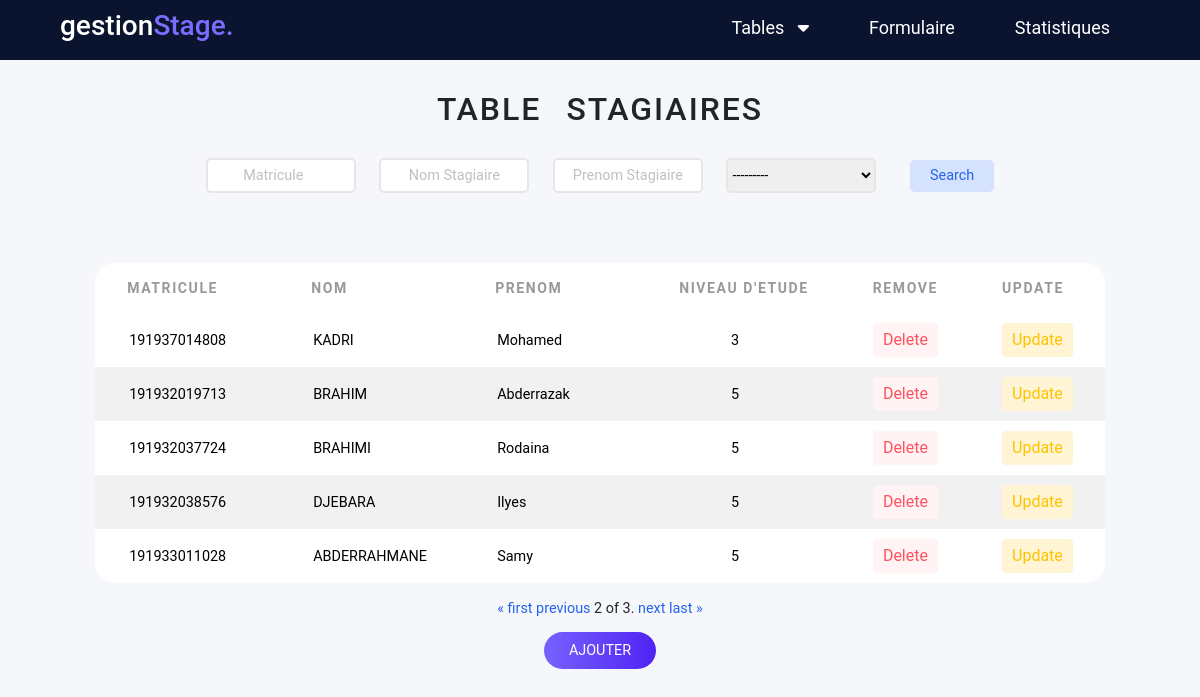
The app's page /stagiaire/?page=2 with its own data.
### AppGestion/models.py (models this page shows, shortened)
class Stagiaire (models.Model):
    matricule= models.IntegerField(primary_key=True)
    NomStagiaire=models.CharField(max_length=15)
    PrenomStagiaire=models.CharField(max_length=30)
    NivEtude=models.IntegerField(choices=NIV_ETUDE)
    class Meta:
        ordering = ['NivEtude']

### AppGestion/views.py (the view)
# urls.py: path('stagiaire/',views.stagiaire,name='stagiaire'),
def stagiaire (request):
    stagiaires=Stagiaire.objects.all()
    myFilter1 =StagaireFilter(request.GET, queryset=stagiaires)
    stagiaires=myFilter1.qs
    paginator= Paginator(stagiaires,5)
    page_number=request.GET.get('page')
    stagiaires=paginator.get_page(page_number)
    if request.method=="POST":
        formStagiaire =StagiaireForm(data=request.POST)
        if formStagiaire.is_valid():
            formStagiaire.save()
            return redirect("stagiaire")
    else:
        formStagiaire=StagiaireForm
    return render(request,'stagiaire.html',{'stagiaire':stagiaires,'myFilter1':myFilter1,'formStagiaire':formStagiaire})

### AppGestion/templates/stagiaire.html (shortened to what this page needs)
<!DOCTYPE html>
<html lang="en">
<head>
    <link href="https://cdn.jsdelivr.net/npm/bootstrap@5.1.3/dist/css/bootstrap.min.css" rel="stylesheet">
    <link rel="stylesheet" href="https://cdnjs.cloudflare.com/ajax/libs/font-awesome/6.0.0-beta3/css/all.min.css"
    />
    <link rel="stylesheet" href="/static/style.css">
</head>
<body>
    <header>
        <div class="menu_bar">
            <h1 class="logo">gestion<span>Stage.</span></h1>
            <ul>
                <li ><a  href="" style="padding-left: 55px;">Tables &nbsp; <i class="fas fa-caret-down"></i></a>
                </li>
                <li><a href="{% url 'formulaireStage'%}">Formulaire</a></li>
                <li><a href="{% url 'Statistiques'%}">Statistiques</a> </li>
            </ul>
        </div>
    </header>
    <div class="contenue">
        <h2>table stagiaires</h2>
        <div class="filtrage">
            <form action="" methode="get">
                {{myFilter1.form}}
                <button class="button" type="submit"> Search </button>
            </form>
        </div>
        <table>
            <thead>
                <tr>
                    <th>Matricule</th>
                    <th>Nom </th>
                    <th>Prenom </th>
                    <th>Niveau d'etude</th>
                    <th>Remove</th>
                    <th>Update</th>
                </tr>
            </thead>
            {% for p in stagiaire %}
            <tr>
                <form method="POST" action="/Update_Stagiaire/{{p.matricule}}/">
                    <td><input class="table_input" type="text" name="matricule" value={{p.matricule}} readonly> </td>
                    <td><input class="table_input" type="text" name="NomStagiaire" value={{p.NomStagiaire}}></td>
                    <td><input class="table_input" type="text" name="PrenomStagiaire" value={{p.PrenomStagiaire}}></td>
                    <td><input class="table_input" style="width:30px;" type="" name="NivEtude" value={{p.NivEtude}}></td>
                    <td> <a href="{% url 'delete_Stagaire' p.matricule %}" class="btn delete"> Delete </a> </td>
                    <td> <input type="submit" value="Update" class="btn update"> </td>
                </form>
            </tr>
            {% endfor %}
        </table>
        <div class="pagination">
            <span class="step-links">
            {% if stagiaire.has_previous %}
                <a href="?page=1" class="control">&laquo; first</a>
                <a href="?page={{ stagiaire.previous_page_number }}" class="control">previous</a>
            {% endif %}
            <span class="current">
                 {{ stagiaire.number }} of {{ stagiaire.paginator.num_pages }}.
            </span> {% if stagiaire.has_next %}
            <a href="?page={{ stagiaire.next_page_number }}" class="control">next</a>
            <a href="?page={{ stagiaire.paginator.num_pages }}" class="control">last &raquo;</a> {% endif %}
            </span>
        </div>
        <div class="wrapper">
            <a href="#ajout-stagiaire">Ajouter</a>
        </div>
    </div>
</body>
</html>

### AppGestion/static/style.css (style rules this page uses)
body { font-size: 0.9rem; font-family: 'Roboto', sans-serif; background-color: #f6f7fb; }
.wrapper { margin-top: 20px; }
.wrapper a { background: rgb(119,98,254); background: linear-gradient(90deg, rgba(119,98,254,1) 0%, rgba(79,35,243,1) 100%); text-decoration: none; padding: 10px 25px; border-radius: 50px; text-transform: uppercase; color:#fff; }
.button { background-color: #d4e2fd; color: #2463ec; padding: 5px 20px; border: none; border-radius:5px; margin-left: 10px; }
h2 { margin-top: 90px; margin-bottom: 30px; word-spacing: 15px; letter-spacing: 2px; text-transform: uppercase; }
.filtrage { float: left; }
table { margin-top: 50px; margin-bottom: 15px; border-collapse: collapse; border-radius: 20px; background-color: white; text-align: left; overflow: hidden; }
tr:nth-child(even) { background-color: #f1f1f1; }
thead { height: 50px; background-color: #fff; color: #000; }
th { font-size: 14px; padding: 5px 2rem ; text-transform: uppercase; letter-spacing: 0.1rem; font-weight:bold; color: #999; }
td { padding: 10px 2rem; text-align: center; }
.btn { padding: 5px 10px; border: none; text-decoration: none; }
.btn.update { background-color:#fff5d5 ; color: #fec200; }
.btn.delete { background-color: #fff3f4; color: #fb5360; }
.contenue { display: flex; justify-content: center; align-items: center; flex-direction: column; }
.menu_bar { margin: 0; height:60px; width: 100%; display: flex; align-items: center; justify-content: space-between; padding: 0 5%; background-color:#0a142f; position: fixed; top :0; }
.logo { color: rgb(255, 255, 255) ; font-size: 28px; }
.logo span { color: #796dff; }
.menu_bar ul { list-style: none; display: flex; padding-top: 10px; }
.menu_bar ul li { padding: 10px 30px; }
.menu_bar ul li a { color: white; text-decoration: none; font-size: 18px; transition: all 0.3s; }
.table_input { border: none; background:none; width: 120px; }
.control { text-decoration: none; color: #2463ec; }
.input_filter { border: #e6e6e6 2px solid; margin-bottom: 20px; width: 150px; height: 35px; border-radius: 5px ; margin-right:20px; outline: none; }

### records on screen
Stagiaire: matricule "191937014808", NomStagiaire "KADRI", NivEtude "3"
Stagiaire: matricule "191932019713", NomStagiaire "BRAHIM", PrenomStagiaire "Abderrazak", NivEtude "5"
Stagiaire: matricule "191932037724", NomStagiaire "BRAHIMI", PrenomStagiaire "Rodaina", NivEtude "5"
Stagiaire: matricule "191932038576", NomStagiaire "DJEBARA", PrenomStagiaire "Ilyes", NivEtude "5"
Stagiaire: matricule "191933011028", NomStagiaire "ABDERRAHMANE", PrenomStagiaire "Samy", NivEtude "5"

### other values on screen
{{ stagiaire.number }} "2"
{{ stagiaire.paginator.num_pages }} "3"
